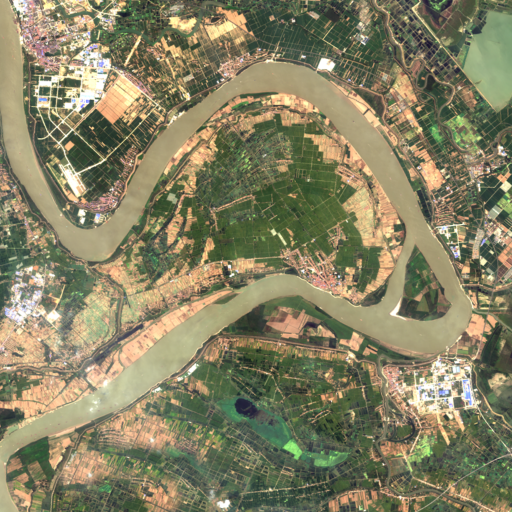
#> input picture ImageCourseDesign/CourseDesignData/dataset-river/train/48_0_4461.png, 1024 x 1024 px (shown at 1/2 size)
$ python River_Threshold_3.py
#> lines starting #> are read from the running program, lines starting #| are printed output that depends on the picture; after the words box and inside, x2 and y2 are one past the last pixel; in counts of white or black regions, pixels touching at a corner belong together
# -*- coding: utf-8 -*-
# %% 形态学处理（方法1）
import cv2 as cv  # opencv读取的格式是BGR
import matplotlib.pyplot as plt
import matplotlib.image as mpimg
import numpy as np
# matplotlib中文字体
font = {'family': 'SimHei', 'weight': 'bold', 'size': '16'}
plt.rc('font', **font)        # 步骤一（设置字体的更多属性）
plt.rc('axes', unicode_minus=False)  # 步骤二（解决坐标轴负数的负号显示问题）
# %% 读图，转灰度
img = cv.imread(
    './CourseDesignData/dataset-river/train/48_0_4461.png', cv.IMREAD_COLOR)  # BGR原始图
#> img is the input picture: shape (1024, 1024, 3); mean B, G, R 99.9, 129.6, 133.7
img = cv.cvtColor(img, cv.COLOR_BGR2RGB)  # RGB原始图
imgGray = cv.cvtColor(img, cv.COLOR_RGB2GRAY)   # RGB转灰度
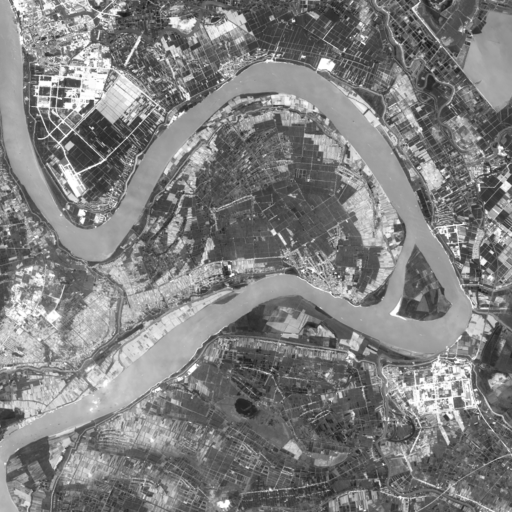
#> imgGray: shape (1024, 1024) (shown at 1/2 size); min 23, max 255, mean 127.4
# %%分割（不预处理）
th1 = cv.adaptiveThreshold(
    imgGray, 255, cv.ADAPTIVE_THRESH_MEAN_C, cv.THRESH_BINARY, 5, 2)  # 自适应局部阈值处理
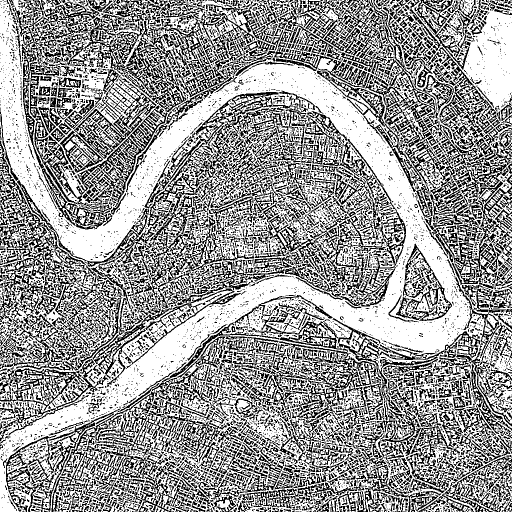
#> th1: shape (1024, 1024) (shown at 1/2 size); 59.8% white; black in thin lines or dots
plt.figure('阈值分割，形态学')
plt.subplot(111), plt.imshow(th1, 'gray'), plt.title(
    '自适应局部阈值处理'), plt.axis('off')
plt.show()
# %%图像腐蚀
kSize = (3, 3)  # 卷积核的尺寸
kernel = np.ones(kSize, dtype=np.uint8)  # 生成盒式卷积核
imgErode3 = cv.erode(th1, kernel=kernel)  # 图像腐蚀
#> imgErode3: shape (1024, 1024); 18.7% white; 13593 white regions (12762 under 20 px), largest, box (x1, y1, x2, y2) and area: (0, 2, 940, 832) 92242, (928, 22, 1024, 220) 11359, (0, 789, 191, 921) 5120
kSize = (5, 5)  # 卷积核的尺寸
kernel = np.ones(kSize, dtype=np.uint8)  # 生成盒式卷积核
imgErode5 = cv.erode(th1, kernel=kernel)
#> imgErode5: shape (1024, 1024); 8.5% white; 1275 white regions (1173 under 20 px), largest, box (x1, y1, x2, y2) and area: (436, 519, 938, 704) 17335, (423, 129, 834, 513) 17175, (111, 197, 427, 520) 12545
kSize = (7, 7)  # 卷积核的尺寸
kernel = np.ones(kSize, dtype=np.uint8)  # 生成盒式卷积核
imgErode7 = cv.erode(th1, kernel=kernel)
#> imgErode7: shape (1024, 1024); 5.6% white; 305 white regions (210 under 20 px), largest, box (x1, y1, x2, y2) and area: (486, 131, 831, 414) 11073, (607, 587, 893, 703) 8391, (931, 24, 1024, 210) 7720
kSize = (9, 9)  # 卷积核的尺寸
kernel = np.ones(kSize, dtype=np.uint8)  # 生成盒式卷积核
imgErode9 = cv.erode(th1, kernel=kernel)
#> imgErode9: shape (1024, 1024); 3.8% white; 218 white regions (125 under 20 px), largest, box (x1, y1, x2, y2) and area: (628, 591, 892, 702) 6577, (937, 52, 1024, 208) 5307, (126, 429, 266, 516) 3530

plt.figure('腐蚀')
plt.subplot(221), plt.imshow(
    imgErode3, 'gray'), plt.title('腐蚀3x3'), plt.axis('off')
plt.subplot(222), plt.imshow(
    imgErode5, 'gray'), plt.title('腐蚀5x5'), plt.axis('off')
plt.subplot(223), plt.imshow(
    imgErode7, 'gray'), plt.title('腐蚀7x7'), plt.axis('off')
plt.subplot(224), plt.imshow(
    imgErode9, 'gray'), plt.title('腐蚀9x9'), plt.axis('off')
plt.show()
# %% 图像的开运算
kSize = (3, 3)  # 卷积核的尺寸
kernel = np.ones(kSize, dtype=np.uint8)  # 生成盒式卷积核
imgOpen3 = cv.morphologyEx(th1, cv.MORPH_OPEN, kernel)
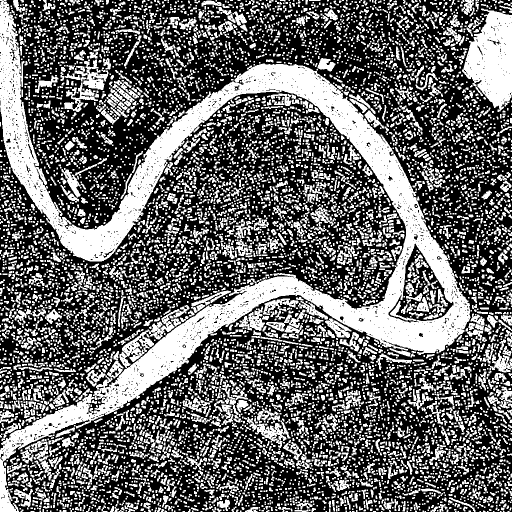
#> imgOpen3: shape (1024, 1024) (shown at 1/2 size); 40.7% white; 8912 white regions (5174 under 20 px), largest, box (x1, y1, x2, y2) and area: (0, 0, 941, 1024) 128920, (924, 17, 1024, 224) 13154, (129, 119, 217, 180) 1925
kSize = (5, 5)  # 卷积核的尺寸
kernel = np.ones(kSize, dtype=np.uint8)  # 生成盒式卷积核
imgOpen5 = cv.morphologyEx(th1, cv.MORPH_OPEN, kernel)
#> imgOpen5: shape (1024, 1024); 16.8% white; 968 white regions (10 under 20 px), largest, box (x1, y1, x2, y2) and area: (0, 76, 940, 833) 105009, (927, 21, 1024, 217) 12530, (0, 802, 178, 1024) 7399
kSize = (7, 7)  # 卷积核的尺寸
kernel = np.ones(kSize, dtype=np.uint8)  # 生成盒式卷积核
imgOpen7 = cv.morphologyEx(th1, cv.MORPH_OPEN, kernel)
#> imgOpen7: shape (1024, 1024); 11.9% white; 128 white regions, largest, box (x1, y1, x2, y2) and area: (233, 521, 936, 813) 36843, (1, 178, 428, 523) 25598, (479, 128, 852, 515) 23468
kSize = (9, 9)  # 卷积核的尺寸
kernel = np.ones(kSize, dtype=np.uint8)  # 生成盒式卷积核
imgOpen9 = cv.morphologyEx(th1, cv.MORPH_OPEN, kernel)
#> imgOpen9: shape (1024, 1024); 10% white; 69 white regions, largest, box (x1, y1, x2, y2) and area: (483, 128, 836, 435) 20218, (122, 196, 425, 520) 15495, (607, 528, 896, 706) 14873
plt.figure('开运算')
plt.subplot(221), plt.imshow(imgOpen3, 'gray'), plt.title(
    '开运算3x3'), plt.axis('off')
plt.subplot(222), plt.imshow(imgOpen5, 'gray'), plt.title(
    '开运算5x5'), plt.axis('off')
plt.subplot(223), plt.imshow(imgOpen7, 'gray'), plt.title(
    '开运算7x7'), plt.axis('off')
plt.subplot(224), plt.imshow(imgOpen9, 'gray'), plt.title(
    '开运算9x9'), plt.axis('off')
plt.show()

# %% 图像膨胀
rth1 = 255-th1
#> rth1: shape (1024, 1024); 40.2% white in thin lines or dots
kSize = (3, 3)  # 卷积核的尺寸
kernel = np.ones(kSize, dtype=np.uint8)  # 生成盒式卷积核
imgDilate3 = cv.dilate(rth1, kernel=kernel)  # 图像膨胀
kSize = (5, 5)  # 卷积核的尺寸
kernel = np.ones(kSize, dtype=np.uint8)  # 生成盒式卷积核
imgDilate5 = cv.dilate(rth1, kernel=kernel)
kSize = (7, 7)  # 卷积核的尺寸
kernel = np.ones(kSize, dtype=np.uint8)  # 生成盒式卷积核
imgDilate7 = cv.dilate(rth1, kernel=kernel)
kSize = (9, 9)  # 卷积核的尺寸
kernel = np.ones(kSize, dtype=np.uint8)  # 生成盒式卷积核
imgDilate9 = cv.dilate(rth1, kernel=kernel)

plt.figure('膨胀')
plt.subplot(221), plt.imshow(
    imgDilate3, 'gray'), plt.title('膨胀3x3'), plt.axis('off')
plt.subplot(222), plt.imshow(
    imgDilate5, 'gray'), plt.title('膨胀5x5'), plt.axis('off')
plt.subplot(223), plt.imshow(
    imgDilate7, 'gray'), plt.title('膨胀7x7'), plt.axis('off')
plt.subplot(224), plt.imshow(
    imgDilate9, 'gray'), plt.title('膨胀9x9'), plt.axis('off')
plt.show()

# %% 图像的闭运算
kSize = (3, 3)  # 卷积核的尺寸
kernel = np.ones(kSize, dtype=np.uint8)  # 生成盒式卷积核
imgClose3 = cv.morphologyEx(rth1, cv.MORPH_CLOSE, kernel)
kSize = (5, 5)  # 卷积核的尺寸
kernel = np.ones(kSize, dtype=np.uint8)  # 生成盒式卷积核
imgClose5 = cv.morphologyEx(rth1, cv.MORPH_CLOSE, kernel)
kSize = (7, 7)  # 卷积核的尺寸
kernel = np.ones(kSize, dtype=np.uint8)  # 生成盒式卷积核
imgClose7 = cv.morphologyEx(rth1, cv.MORPH_CLOSE, kernel)
kSize = (9, 9)  # 卷积核的尺寸
kernel = np.ones(kSize, dtype=np.uint8)  # 生成盒式卷积核
imgClose9 = cv.morphologyEx(rth1, cv.MORPH_CLOSE, kernel)
plt.figure('开运算')
plt.subplot(221), plt.imshow(imgClose3, 'gray'), plt.title(
    '闭运算3x3'), plt.axis('off')
plt.subplot(222), plt.imshow(imgClose5, 'gray'), plt.title(
    '闭运算5x5'), plt.axis('off')
plt.subplot(223), plt.imshow(imgClose7, 'gray'), plt.title(
    '闭运算7x7'), plt.axis('off')
plt.subplot(224), plt.imshow(imgClose9, 'gray'), plt.title(
    '闭运算9x9'), plt.axis('off')
plt.show()

# %% 找连通域并剔除面积小的连通域
xtimg = imgOpen5  # 找效果较好的形态学图，之后会对该图进行处理
num_labels, labels, stats, centroids = cv.connectedComponentsWithStats(
    xtimg, connectivity=8)  # 提取连通域
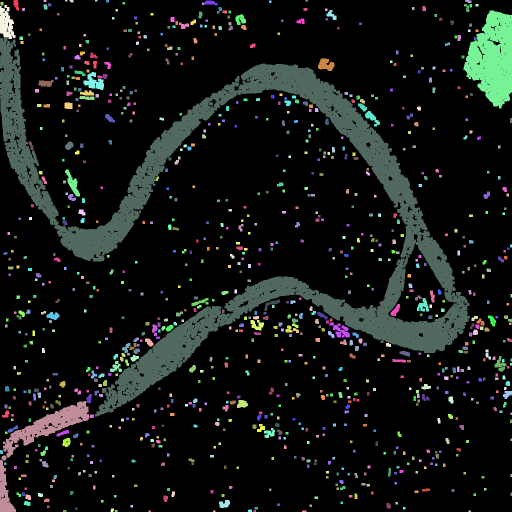
#> labels: shape (1024, 1024) int32 (shown at 1/2 size); 969 distinct labels, from 0 to 968; one colour per label, 0 black
#> num_labels = 969; stats = 969 rows, first 6: [0, 0, 1024, 1024, 872410], [27, 0, 11, 21, 171], [87, 0, 6, 4, 23], [130, 0, 5, 3, 15], [139, 0, 8, 5, 35], [190, 0, 5, 3, 15]; centroids = 969 pairs, first value 2.41 to 1022, second value 1 to 1022
print(num_labels)  # 连通域个数
#| 969
print(labels)  # 标记图
#> (printed output is left out)
print(stats)  # 外接矩形信息
#> (printed output is left out)
print(centroids)  # 中心点
#> (printed output is left out)
# 处理图中小白点
bigp = []  # 大面积区域下标
smallp = []  # 小面积区域下标
A = 850  # 面积阈值
for i in range(num_labels):
    if (stats[i][4] >= A):  # 面积筛选
        bigp.append(i)
    else:
        smallp.append(i)
#> after the loop, bigp = [0, 19, 30, 79, 734]; smallp = 964 values from 1 to 968
imgf1 = np.zeros([xtimg.shape[0], xtimg.shape[1]])
for x in range(imgf1.shape[0]):  # 将大面积区域绘制在新图上
    for y in range(imgf1.shape[1]):
        if labels[x][y] in bigp:
            if labels[x][y]:
                imgf1[x][y] = 255
        else:
            pass  # imgf1[x][y] = 0
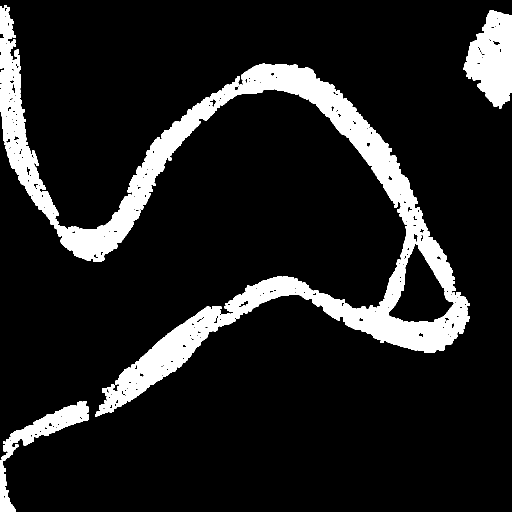
#> imgf1: shape (1024, 1024) float64 (shown at 1/2 size); 12% white; 4 white regions, box (x1, y1, x2, y2) and area: (0, 76, 940, 833) 105009, (927, 21, 1024, 217) 12530, (0, 802, 178, 1024) 7399, (0, 10, 31, 78) 1346
# 处理小黑点（反相处理，处理结束再反相）
finalimg = 255-imgf1.astype(np.uint8)
num_labels3, labels3, stats3, centroids3 = cv.connectedComponentsWithStats(
    finalimg, connectivity=8)
bigp3 = []  # 大面积区域下标
smallp3 = []  # 小面积区域下标
A = 850
for i in range(num_labels3):
    if (stats3[i][4] >= A):  # 面积筛选
        bigp3.append(i)
    else:
        smallp3.append(i)
imgf3 = np.zeros([finalimg.shape[0], finalimg.shape[1]])
for x in range(imgf3.shape[0]):  # 将大面积区域绘制在新图上
    for y in range(imgf3.shape[1]):
        if labels3[x][y] in bigp3:
            if labels3[x][y]:
                imgf3[x][y] = 255
        else:
            pass  # imgf2[x][y] = 0
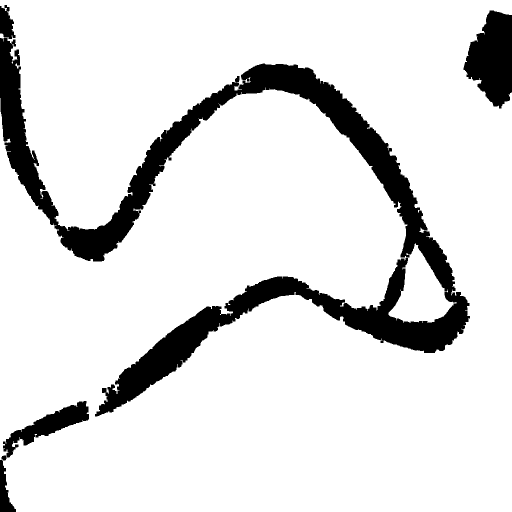
#> imgf3: shape (1024, 1024) float64 (shown at 1/2 size); 87.5% white; 4 black regions, box (x1, y1, x2, y2) and area: (0, 76, 940, 833) 108909, (927, 21, 1024, 217) 12874, (0, 802, 178, 1024) 7628, (0, 10, 31, 78) 1388
imgf3 = 255-imgf3  # 反相
plt.figure('连通域')
plt.subplot(211), plt.imshow(imgf1, 'gray'), plt.title(
    '图开运算后，面积筛选'), plt.axis('off')
plt.subplot(212), plt.imshow(imgf3, 'gray'), plt.title(
    '去除小黑点（反相），处理结束再反相'), plt.axis('off')
plt.show()
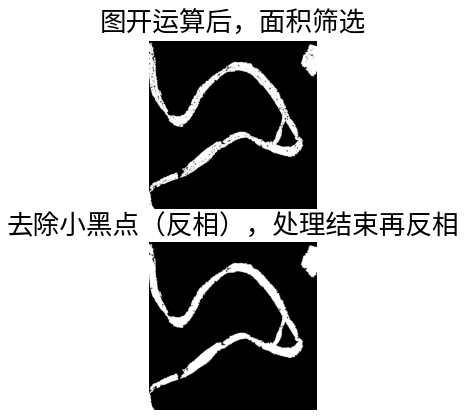
#> figure drawn by matplotlib, 2 panels

$ run again, with ImageCourseDesign/CourseDesignData/dataset-river/train/15_0_4461.png copied over ImageCourseDesign/CourseDesignData/dataset-river/train/48_0_4461.png
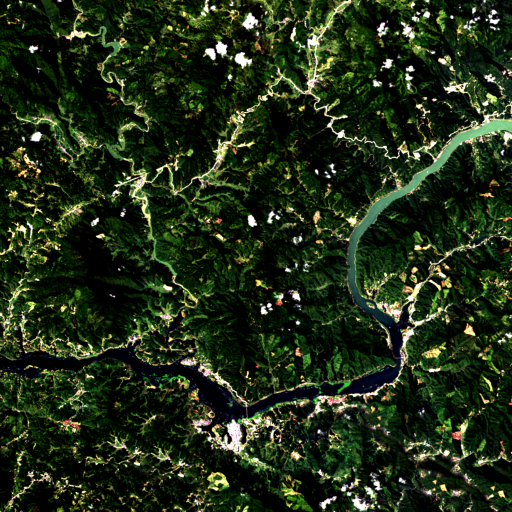
#> input picture ImageCourseDesign/CourseDesignData/dataset-river/train/15_0_4461.png, 1024 x 1024 px (shown at 1/2 size)
#> img is the input picture: shape (1024, 1024, 3); mean B, G, R 21.9, 46, 32.3
#> th1: shape (1024, 1024); 52.8% white; black in thin lines or dots
#> imgErode3: shape (1024, 1024); 11.1% white; 13506 white regions (12931 under 20 px), largest, box (x1, y1, x2, y2) and area: (136, 447, 285, 622) 7375, (186, 701, 489, 835) 4504, (134, 141, 234, 252) 2207
#> imgErode5: shape (1024, 1024); 3.7% white; 913 white regions (713 under 20 px), largest, box (x1, y1, x2, y2) and area: (149, 463, 282, 620) 5366, (348, 733, 488, 832) 2254, (0, 713, 179, 737) 1594
#> imgErode7: shape (1024, 1024); 2% white; 292 white regions (187 under 20 px), largest, box (x1, y1, x2, y2) and area: (150, 467, 263, 618) 4200, (349, 734, 454, 821) 1598, (0, 717, 162, 736) 1117
#> imgErode9: shape (1024, 1024); 1.2% white; 141 white regions (84 under 20 px), largest, box (x1, y1, x2, y2) and area: (151, 469, 253, 617) 3209, (355, 735, 451, 820) 1207, (547, 229, 576, 276) 737
#> imgOpen3: shape (1024, 1024); 30.1% white; 10291 white regions (6519 under 20 px), largest, box (x1, y1, x2, y2) and area: (135, 446, 286, 627) 9999, (185, 700, 490, 836) 5625, (133, 140, 235, 253) 3088
#> imgOpen5: shape (1024, 1024); 9.2% white; 774 white regions (8 under 20 px), largest, box (x1, y1, x2, y2) and area: (136, 451, 284, 622) 7919, (346, 731, 490, 834) 3334, (139, 141, 213, 252) 2575
#> imgOpen7: shape (1024, 1024); 5.9% white; 231 white regions, largest, box (x1, y1, x2, y2) and area: (147, 464, 266, 621) 7272, (346, 731, 490, 831) 3257, (0, 714, 177, 739) 2465
#> imgOpen9: shape (1024, 1024); 4.2% white; 110 white regions, largest, box (x1, y1, x2, y2) and area: (147, 465, 257, 621) 6843, (351, 731, 455, 824) 2743, (34, 715, 162, 739) 1911
#> rth1: shape (1024, 1024); 47.2% white in thin lines or dots
#> `num_labels, labels, stats, centroids = cv.connectedComponentsWithStats..`:
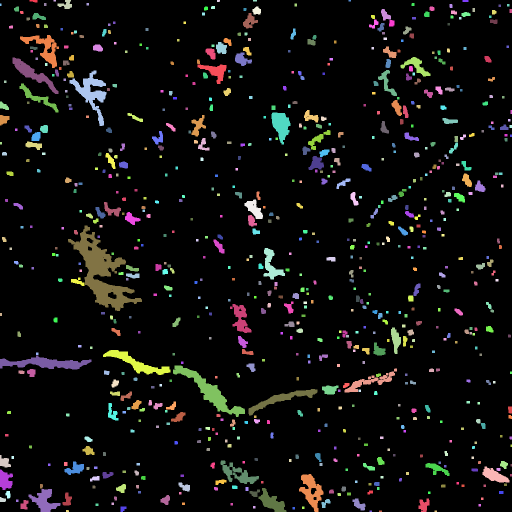
#> labels: shape (1024, 1024) int32 (shown at 1/2 size); 775 distinct labels, from 0 to 774; one colour per label, 0 black
#> num_labels = 775; stats = 775 rows, first 6: [0, 0, 1024, 1024, 951774], [59, 0, 16, 5, 63], [107, 0, 5, 3, 15], [115, 0, 29, 18, 292], [434, 0, 6, 4, 23], [506, 0, 8, 3, 24]; centroids = 775 pairs, first value 1 to 1022, second value 1 to 1022
#| 775
#> (printed output is left out)
#> (printed output is left out)
#> (printed output is left out)
#> after the loop `for i in range(num_labels):`: bigp = [0, 62, 97, 108, 113, 134, 175, 355, 398, 480, 552, 560, 567, 568, 593, 687, 703, 714, 740, 741]; smallp = 755 values from 1 to 774
#> `plt.show()`:
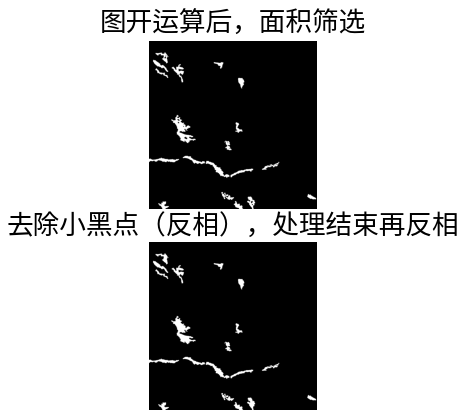
#> figure drawn by matplotlib, 2 panels

$ run again, with ImageCourseDesign/CourseDesignData/dataset-river/train/16_0_4461.png copied over ImageCourseDesign/CourseDesignData/dataset-river/train/48_0_4461.png
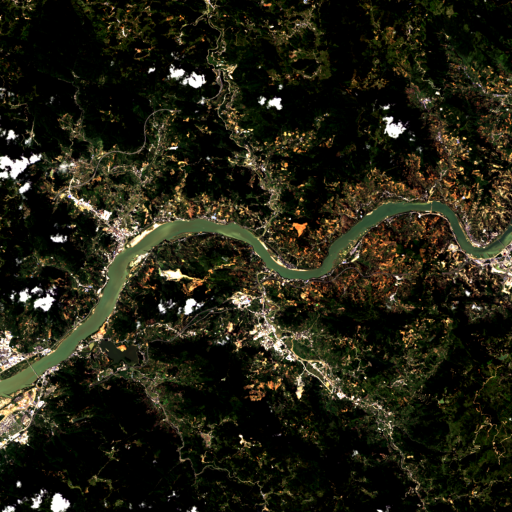
#> input picture ImageCourseDesign/CourseDesignData/dataset-river/train/16_0_4461.png, 1024 x 1024 px (shown at 1/2 size)
#> img is the input picture: shape (1024, 1024, 3); mean B, G, R 19.4, 33.3, 34.3
#> th1: shape (1024, 1024); 61.6% white; black in thin lines or dots
#> imgErode3: shape (1024, 1024); 24% white; 10958 white regions (10551 under 20 px), largest, box (x1, y1, x2, y2) and area: (532, 0, 859, 420) 27803, (124, 747, 410, 1024) 24036, (2, 0, 223, 285) 22969
#> imgErode5: shape (1024, 1024); 14.8% white; 806 white regions (558 under 20 px), largest, box (x1, y1, x2, y2) and area: (139, 756, 360, 1024) 18598, (4, 0, 219, 233) 17687, (550, 0, 744, 403) 16877
#> imgErode7: shape (1024, 1024); 10.8% white; 476 white regions (261 under 20 px), largest, box (x1, y1, x2, y2) and area: (15, 0, 212, 232) 14845, (453, 803, 702, 985) 8464, (144, 770, 307, 883) 6540
#> imgErode9: shape (1024, 1024); 7.9% white; 364 white regions (183 under 20 px), largest, box (x1, y1, x2, y2) and area: (29, 0, 181, 220) 11527, (146, 771, 305, 875) 5499, (206, 899, 317, 1004) 5025
#> imgOpen3: shape (1024, 1024); 42.4% white; 8182 white regions (5743 under 20 px), largest, box (x1, y1, x2, y2) and area: (0, 0, 336, 310) 41900, (522, 0, 861, 423) 38577, (301, 676, 838, 1024) 38177
#> imgOpen5: shape (1024, 1024); 25% white; 544 white regions (8 under 20 px), largest, box (x1, y1, x2, y2) and area: (131, 748, 410, 1024) 26803, (535, 0, 746, 405) 25963, (2, 0, 223, 280) 25200
#> imgOpen7: shape (1024, 1024); 21.5% white; 283 white regions, largest, box (x1, y1, x2, y2) and area: (141, 767, 392, 1024) 24696, (4, 0, 215, 273) 23794, (550, 0, 742, 400) 23646
#> imgOpen9: shape (1024, 1024); 18.7% white; 222 white regions, largest, box (x1, y1, x2, y2) and area: (142, 767, 356, 1008) 21276, (25, 0, 185, 231) 18453, (621, 0, 740, 297) 14315
#> rth1: shape (1024, 1024); 38.4% white in thin lines or dots
#> `num_labels, labels, stats, centroids = cv.connectedComponentsWithStats..`:
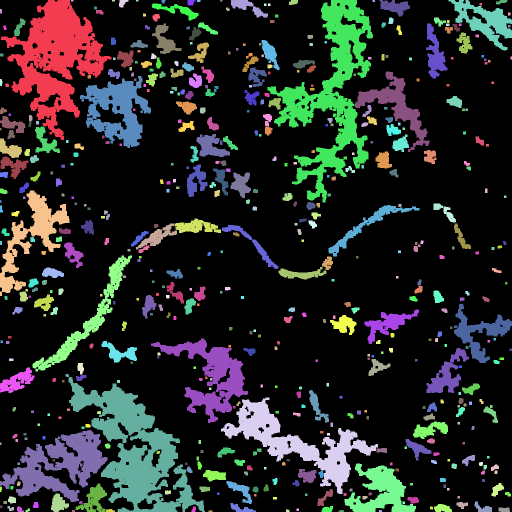
#> labels: shape (1024, 1024) int32 (shown at 1/2 size); 545 distinct labels, from 0 to 544; one colour per label, 0 black
#> num_labels = 545; stats = 545 rows, first 6: [0, 0, 1024, 1024, 786932], [2, 0, 221, 280, 25200], [142, 0, 5, 3, 15], [224, 0, 6, 3, 18], [238, 0, 19, 15, 181], [272, 0, 5, 3, 15]; centroids = 545 pairs, first value 1 to 1022, second value 1 to 1022
#| 545
#> (printed output is left out)
#> (printed output is left out)
#> (printed output is left out)
#> after the loop `for i in range(num_labels):`: bigp = 42 values from 0 to 497; smallp = 503 values from 2 to 544
#> `plt.show()`:
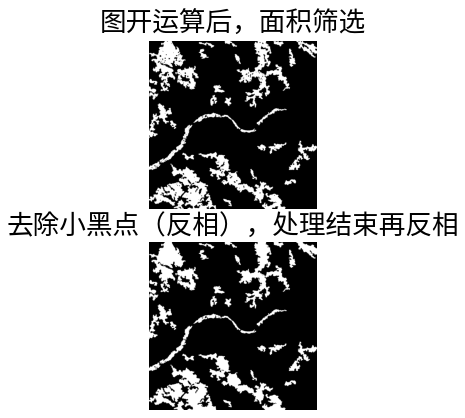
#> figure drawn by matplotlib, 2 panels
